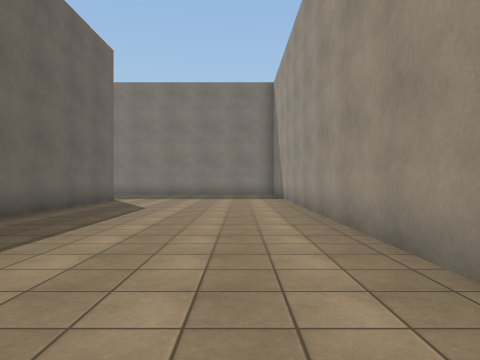
[1] (above)

24 first-person views from a walk through a Unity game level. The camera is 1.3 m above the floor, looks level and sees 70° across. The floor is counted in squares, 2 m on a side. Each view is taken from the middle of a square. On the plan, view 1 faces up. The plan holds only what a view shows up to about 10 squares ahead; the rest is blank. The place goes on beyond the plan. The player is left out. Surface patterns are stand-ins for the level's own textures.

[2]
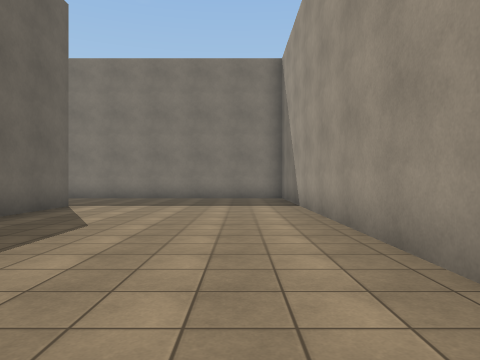

[3]
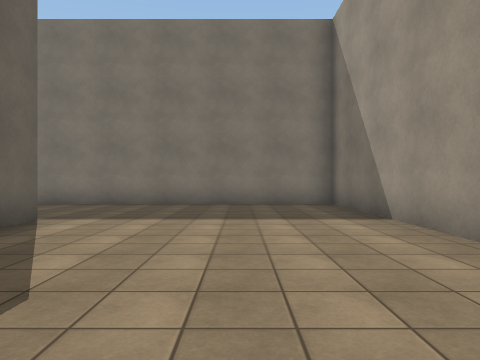

[4]
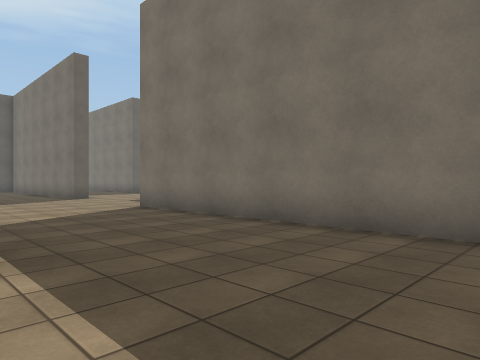

[5]
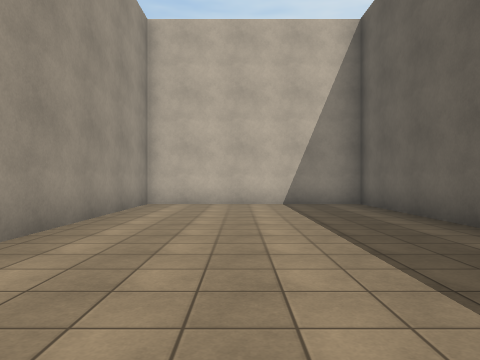

[6]
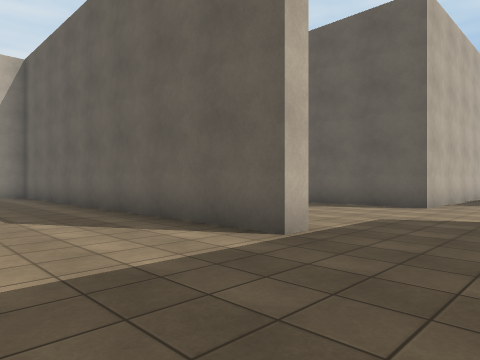

[7]
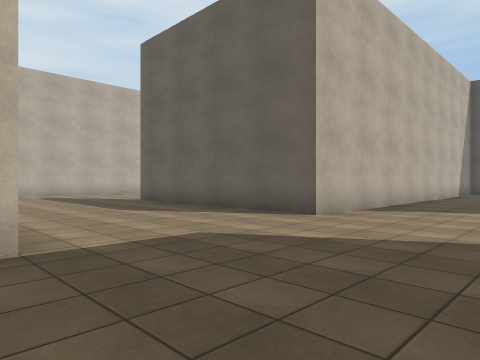

[8]
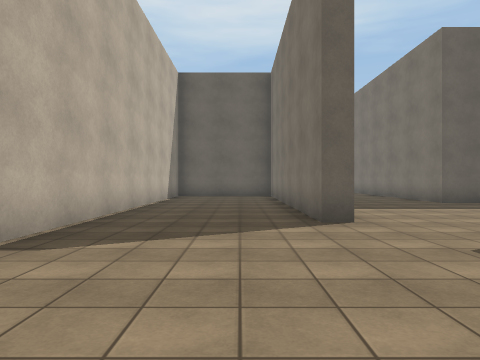

[9]
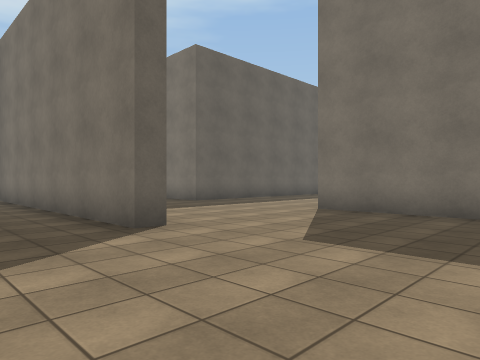

[10]
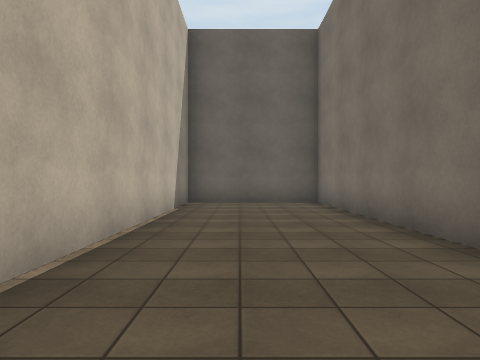

[11]
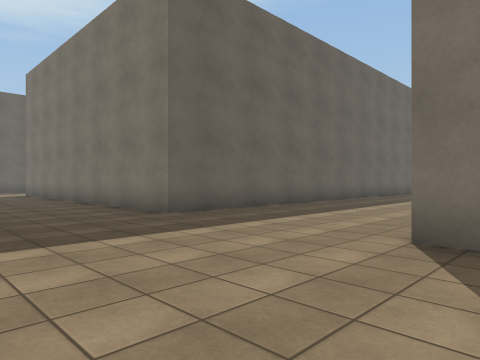

[12]
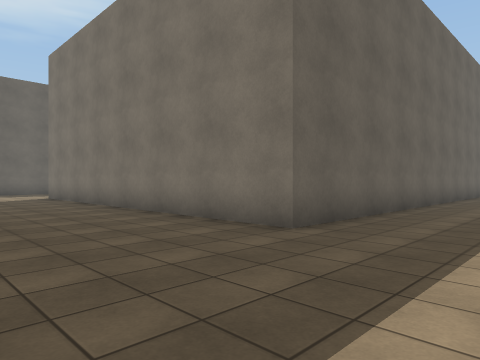

[13]
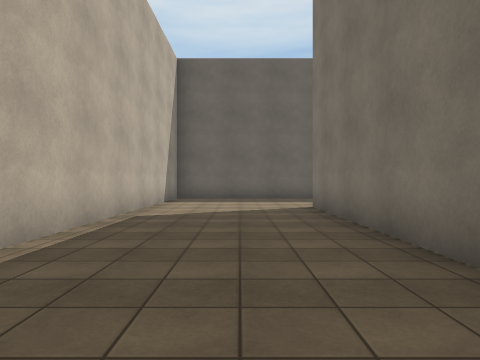

[14]
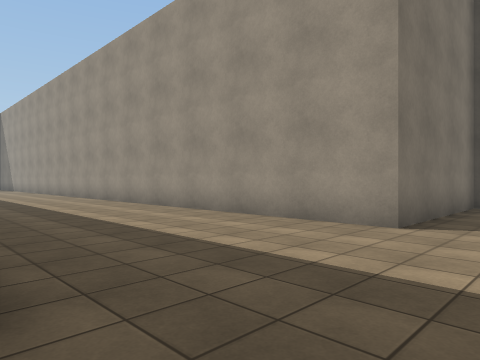

[15]
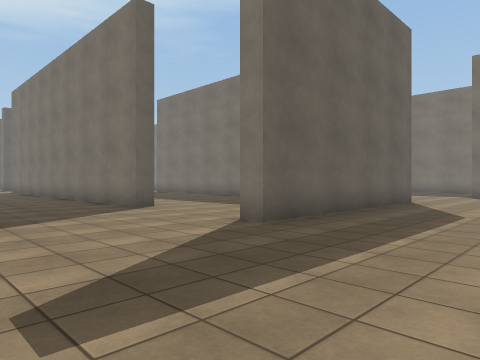

[16]
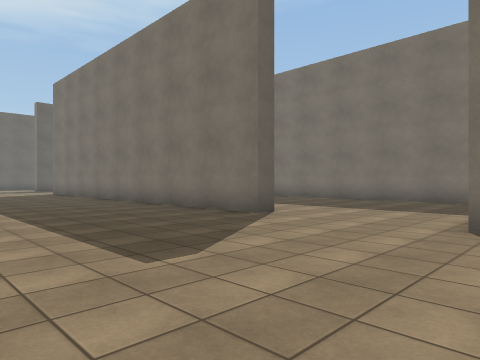

[17]
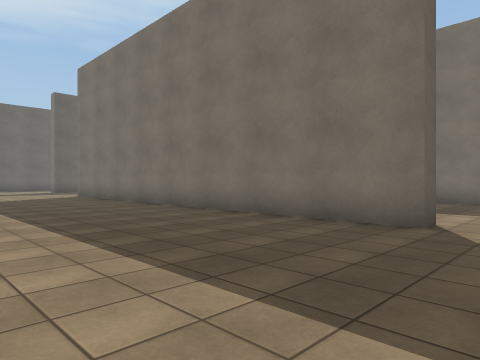

[18]
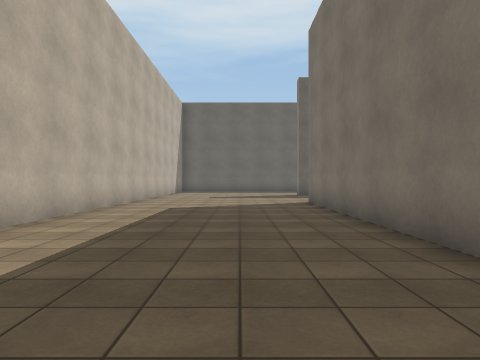

[19]
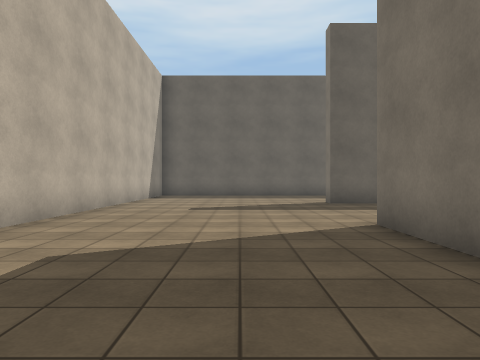

[20]
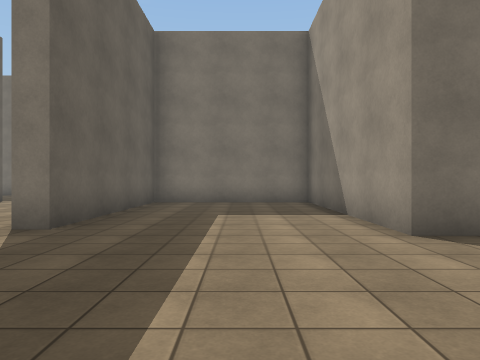

[21]
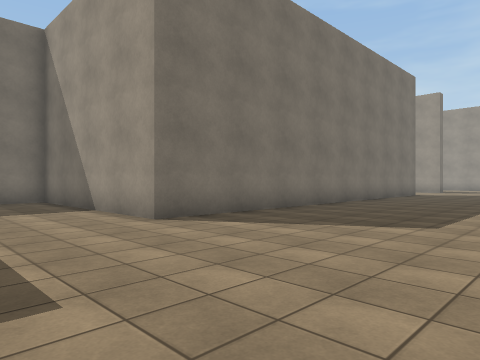

[22]
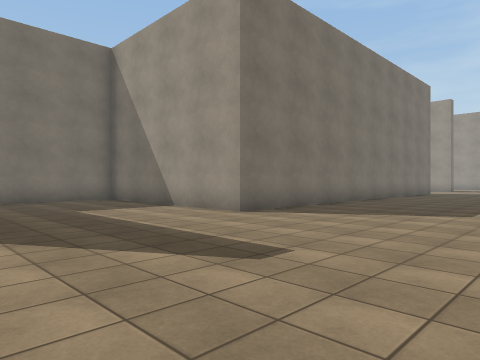

[23]
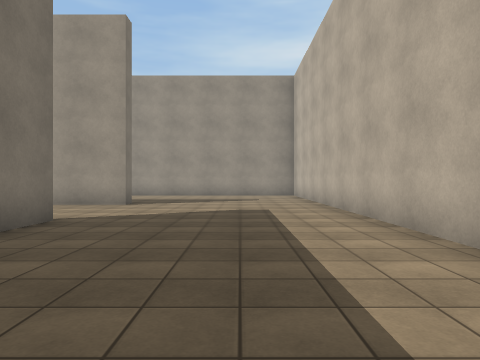

[24]
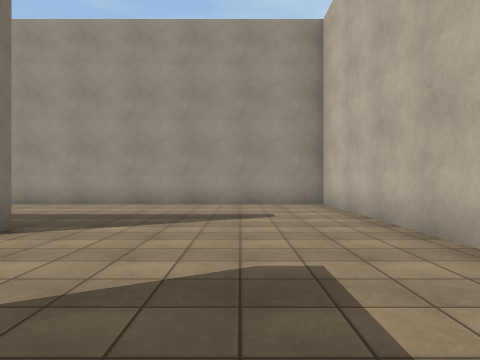

### Floor plan
Points are (right, up) in squares from view 1. A wall is a line through its corners. A room is listed if a view was taken in it or the views show most of it. See-through windows are left out.
Room 1 (views 1, 2, 3, 4, 5, 6, 7, 8, 9, 10, 11, 12, 13, 14, 15, 16, 17, 18, 19, 20, 21, 22, 23, 24)
walls: (-13.9, 11) (-15, 11); (-11.1, 11) (-12.1, 11); (-13.5, 5.6) (-13.5, 5) (-26, 5) (-26, 11) (-30.5, 11) (-30.5, 5.5) (-31, 5.5); (-13.2, 15.9) (-13.2, 15.3) (-21.9, 15.3) (-21.9, 11.5) (-9.5, 11.5) (-9.5, 5) (-10, 5) (-10, 7); (-15.9, -0.3) (-4.7, -0.3) (-4.7, 8.2); (-4.9, 11.5) (-4.3, 11.5) (-4.3, -0.3) (1.5, -0.3) (1.5, 15.3) (-8.8, 15.3); (-8.8, 19.8) (-13.2, 19.8) (-13.2, 27.4); (-30, 15.8) (-23.1, 15.8); (-17.7, 27.4) (-17.7, 19.8) (-28.2, 19.8); (-31, -0.3) (-20.6, -0.3)

Positions as (right, up) in squares from view 1, and headings:
1: (0, 0), facing up
2: (0, 3), facing up
3: (-1, 6), facing up
4: (-1, 11), facing up-left
5: (-1, 9), facing down
6: (-1, 14), facing down-left
7: (-4, 15), facing down-left
8: (-8, 14), facing left
9: (-9, 13), facing up-left
10: (-12, 13), facing left
11: (-12, 16), facing up-left
12: (-15, 16), facing up-left
13: (-20, 18), facing left
14: (-18, 18), facing up-right
15: (-6, 1), facing up-left
16: (-9, 0), facing up-left
17: (-12, 0), facing up-left
18: (-16, 3), facing left
19: (-21, 3), facing left
20: (-28, 1), facing up
21: (-29, 0), facing up-right
22: (-31, 0), facing up-right
23: (-19, 2), facing right
24: (-14, 2), facing right
